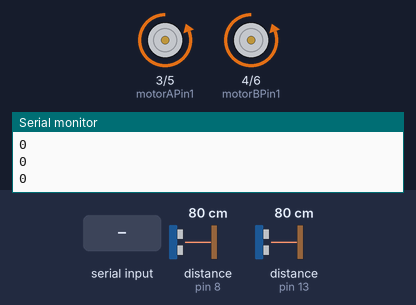
The sketch below on a simulated Arduino Uno, built with avr-gcc and run on an emulated ATmega328P. Shown: motor-driver pin pairs drawn as motors (green arrow = first pin HIGH = forward, orange = second pin HIGH = backward, longer = more drive), the last lines printed to the serial monitor. Inputs (shaded band) come from the test bench; at power-on: distance to the obstacle (sensors on pin 8, pin 13) 80 cm. The echo pulse lasts 58.3 µs per cm.

Above: at 1.8 s.
1.9 s: distance to the obstacle (sensor on pin 8) set to 56 cm
3.4 s: distance to the obstacle (sensor on pin 8) set to 45 cm
At 5.2 s:
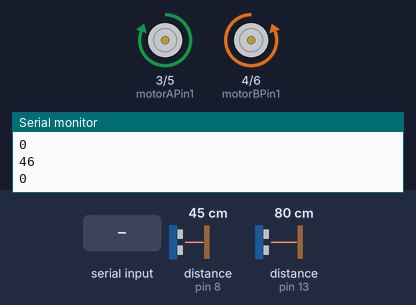
5.5 s: distance to the obstacle (sensor on pin 13) set to 55 cm
7.0 s: distance to the obstacle (sensor on pin 13) set to 46 cm
At 8.4 s:
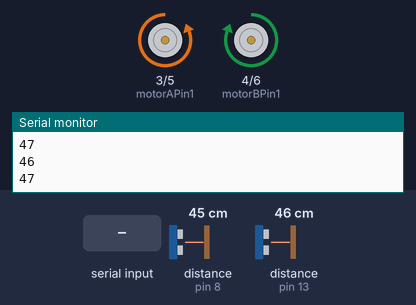
8.7 s: "8" received over the second serial link
At 9.7 s:
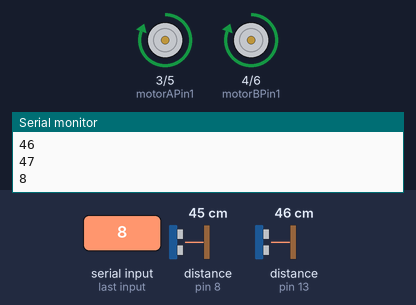
10.4 s: "0" received over the second serial link
At 11.6 s:
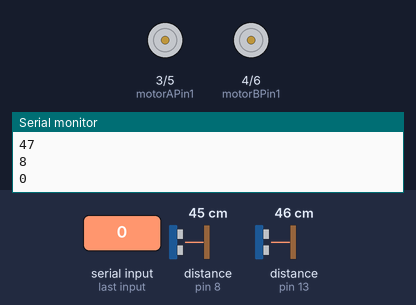
Timing chart, 0 to 12.9 s (numbered marks = the images above; inputs shaded):
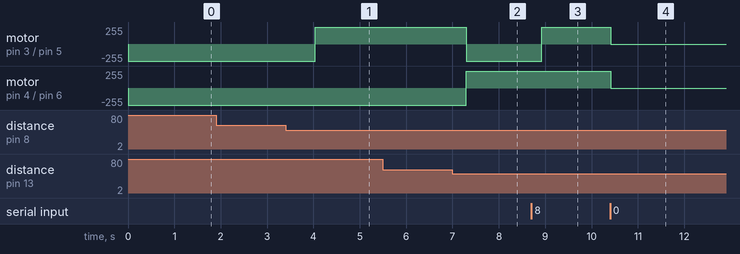

Measured:
- the behaviour switches between 51 and 50 cm on distance to the obstacle (sensor on pin 8) (found by bisection; images 0 and 1)
- the behaviour switches between 51 and 50 cm on distance to the obstacle (sensor on pin 13) (found by bisection; images 1 and 2)
- after the input at 3.4 s, motor on pin 3 (motorAPin1) / pin 5 (motorAPin2): backward 255/255 → forward 255/255 after 0.64 s
- after the input at 7.0 s, motor on pin 3 (motorAPin1) / pin 5 (motorAPin2): forward 255/255 → backward 255/255 after 0.29 s; motor on pin 4 (motorBPin1) / pin 6 (motorBPin2): backward 255/255 → forward 255/255 after 0.29 s
- after the input at 8.7 s, motor on pin 3 (motorAPin1) / pin 5 (motorAPin2): backward 255/255 → forward 255/255 after 0.22 s
- after the input at 10.4 s, motor on pin 3 (motorAPin1) / pin 5 (motorAPin2), motor on pin 4 (motorBPin1) / pin 6 (motorBPin2): forward 255/255 → stopped at once

The sketch:

bt_car.ino
```cpp
#include <NewPing.h>
#include <SoftwareSerial.h>
SoftwareSerial BT(10, 11);


const int trigA = 7;
const int echoA = 8;
const int trigB = 12;
const int echoB = 13;
const int motorAPin1 = 3;
const int motorAPin2 = 5;
const int motorBPin1 = 4;
const int motorBPin2 = 6;
const int maxDistance = 50;
NewPing sonarA(trigA, echoA, maxDistance);
NewPing sonarB(trigB, echoB, maxDistance);
unsigned int distA;
unsigned int distB;
char c = 'D';

void setup() {
 BT.begin(9600);
 Serial.begin(9600);
  pinMode(motorAPin1, OUTPUT);
  pinMode(motorAPin2, OUTPUT);
  pinMode(motorBPin1, OUTPUT);
  pinMode(motorBPin2, OUTPUT);
  pinMode(trigA, OUTPUT);
  pinMode(echoA, INPUT);
  pinMode(trigB, OUTPUT);
  pinMode(echoB, INPUT);
}
void(* reset) (void) = 0;

void loop() {

  while (BT.available()){
  delay(10);
  c = BT.read();


Serial.println(c);

 if(c == '8')
  {
  Move();
  delay(100);
  break;
  }

  else if(c=='2')
  {
  Back();
  delay(100);
  break;
  }

  else if (c=='6')
  {
  Rturn();
  delay(100);
  break;
  }

 else if (c=='4')
 {
  Lturn();
  delay(100);
  break;
 }

 else if (c=='0')
 {
  Stop();
  delay(100);
  break;
 }

 else if (c=='C')
 {
  reset();
  break;
 }

  }


while (!BT.available()){
  if(c!='D'){break;}
  else if (c == 'D'){
distA = sonarA.ping_cm();
distB = sonarB.ping_cm();
Serial.println(distA);
Serial.println(distB);

if (distB>=8){
Rturn();
delay(400);
}

else if (distA>=5 && distB>=5 ) {
 Move();
 delay(500);
 }

else if (distA<2 && distB<2){
  Back();
delay(1000);
}

else if (distA>=8) {
Lturn();
delay(400);
}

else {
  Lturn();
  delay(100);
  Rturn();
  delay(100);
  }


}}}

void Move(){
    digitalWrite(motorAPin1, HIGH);
    digitalWrite(motorAPin2, LOW);
    digitalWrite(motorBPin1,HIGH);
    digitalWrite(motorBPin2,LOW);

}

void Lturn(){
    digitalWrite (motorAPin1,HIGH);
    digitalWrite (motorAPin2,LOW);
    digitalWrite (motorBPin1,LOW);
    digitalWrite (motorBPin2,HIGH);

  }

void Rturn(){
    digitalWrite(motorAPin1, LOW);
    digitalWrite(motorAPin2, HIGH);
    digitalWrite(motorBPin1,HIGH);
    digitalWrite(motorBPin2,LOW);

}

void Back(){
    digitalWrite (motorAPin1,LOW);
    digitalWrite (motorAPin2,HIGH);
    digitalWrite (motorBPin1,LOW);
    digitalWrite (motorBPin2,HIGH);

  }

void Stop(){
    digitalWrite (motorAPin1,LOW);
    digitalWrite (motorAPin2,LOW);
    digitalWrite (motorBPin1,LOW);
    digitalWrite (motorBPin2,LOW);
}
```
